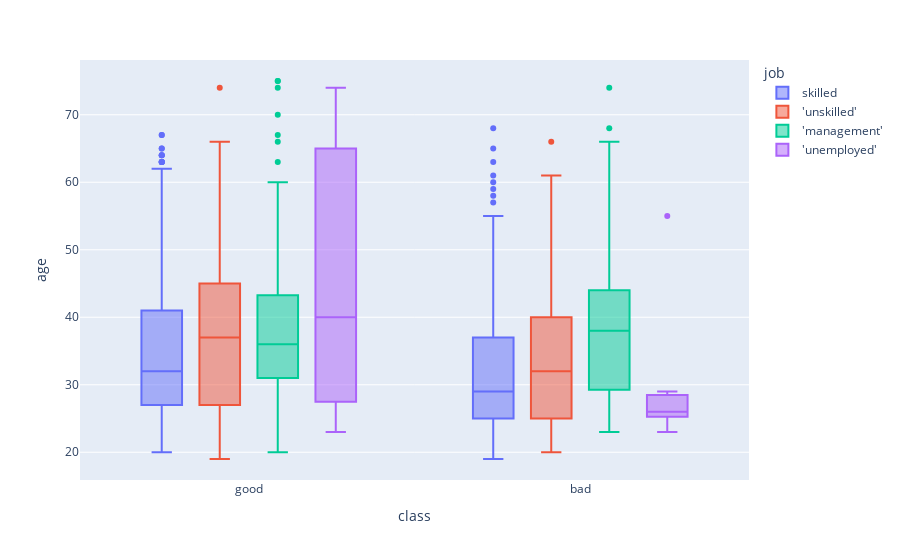

The notebook cell this image was saved under:
### Markdown cell above
Looking at age vs credit rating, it seems "good" credit scores tend to be older people. The difference is quite small and each credit category has outliers in the 70+ range.

### Code cell
px.box(df, x='class', y='age', color='job')

### Figure 1 — Plotly figure (JSON) as saved in the notebook; plotly's stock layout.template omitted (floating-point values rounded to 4 significant figures; data arrays with more than 128 entries replaced by an {"elided": "..."} marker saying what was removed)
{"data": [{"alignmentgroup": "True", "hovertemplate": "job=skilled<br>class=%{x}<br>age=%{y}<extra></extra>", "legendgroup": "skilled", "marker": {"color": "#636efa"}, "name": "skilled", "notched": false, "offsetgroup": "skilled", "orientation": "v", "showlegend": true, "type": "box", "x": {"elided": "630 str values"}, "x0": " ", "xaxis": "x", "y": {"elided": "630 int values"}, "y0": " ", "yaxis": "y"}, {"alignmentgroup": "True", "hovertemplate": "job='unskilled'<br>class=%{x}<br>age=%{y}<extra></extra>", "legendgroup": "'unskilled'", "marker": {"color": "#EF553B"}, "name": "'unskilled'", "notched": false, "offsetgroup": "'unskilled'", "orientation": "v", "showlegend": true, "type": "box", "x": {"elided": "200 str values"}, "x0": " ", "xaxis": "x", "y": {"elided": "200 int values"}, "y0": " ", "yaxis": "y"}, {"alignmentgroup": "True", "hovertemplate": "job='management'<br>class=%{x}<br>age=%{y}<extra></extra>", "legendgroup": "'management'", "marker": {"color": "#00cc96"}, "name": "'management'", "notched": false, "offsetgroup": "'management'", "orientation": "v", "showlegend": true, "type": "box", "x": {"elided": "148 str values"}, "x0": " ", "xaxis": "x", "y": {"elided": "148 int values"}, "y0": " ", "yaxis": "y"}, {"alignmentgroup": "True", "hovertemplate": "job='unemployed'<br>class=%{x}<br>age=%{y}<extra></extra>", "legendgroup": "'unemployed'", "marker": {"color": "#ab63fa"}, "name": "'unemployed'", "notched": false, "offsetgroup": "'unemployed'", "orientation": "v", "showlegend": true, "type": "box", "x": ["good", "good", "good", "bad", "good", "good", "good", "bad", "bad", "good", "bad", "bad", "good", "good", "good", "good", "good", "good", "bad", "good", "good", "bad"], "x0": " ", "xaxis": "x", "y": [23, 27, 68, 23, 54, 40, 23, 25, 55, 65, 26, 27, 38, 29, 74, 66, 35, 24, 26, 65, 40, 29], "y0": " ", "yaxis": "y"}], "layout": {"boxmode": "group", "legend": {"title": {"text": "job"}, "tracegroupgap": 0}, "margin": {"t": 60}, "xaxis": {"anchor": "y", "domain": [0, 1], "title": {"text": "class"}}, "yaxis": {"anchor": "x", "domain": [0, 1], "title": {"text": "age"}}}}
